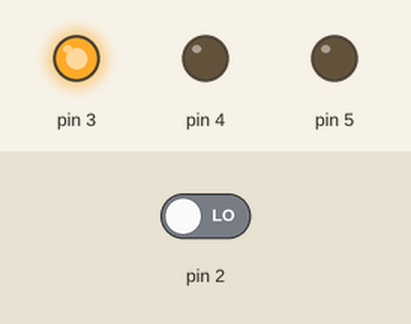
This sketch was run on a simulated Arduino Uno, built with avr-gcc and run on an emulated ATmega328P. Shown: output pins drawn as LEDs (lit = HIGH). Inputs (shaded band) come from the test bench; at power-on: pin 2 LOW. What the sketch prints to the serial monitor is not drawn.

Above: at 2.8 s.
2.9 s: pin 2 driven HIGH
At 4.8 s:
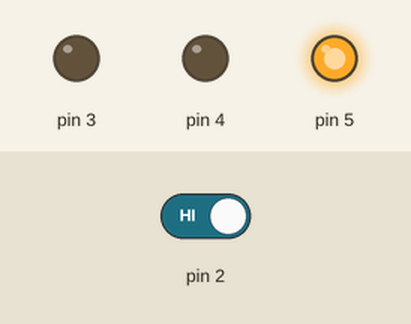
At 6.8 s:
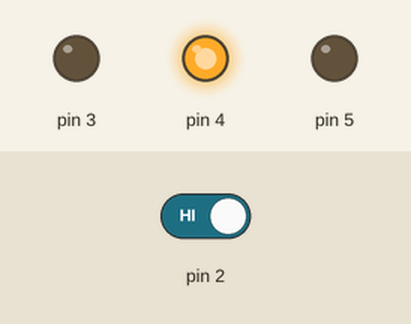
7.0 s: pin 2 driven LOW
At 8.1 s:
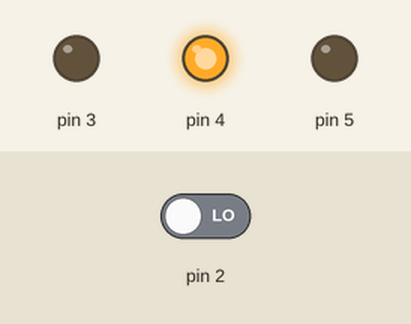
Timing chart, 0 to 10.0 s (numbered marks = the images above; inputs shaded):
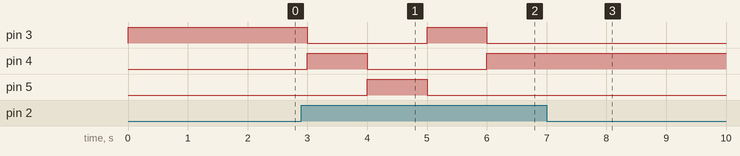

Measured:
- after the input at 2.9 s, pin 3: HIGH → LOW after 0.10 s, → HIGH 2.0 s later, → LOW 1.0 s later; pin 4: LOW → HIGH after 0.10 s, → LOW 1.0 s later, → HIGH 2.0 s later; pin 5: LOW → HIGH after 1.1 s, → LOW 1.0 s later
- after the input at 7.0 s, pin 3, pin 5: stops changing and stays LOW; pin 4: stops changing and stays HIGH

The sketch:

Arduino_ToggleSwitch.ino
```cpp
//notes: set the led in pin 3,4,5 and the button to pin 2
int pin3val = 1;
int pin4val = 0;
int pin5val = 0;
void setup()
{
  pinMode(3, OUTPUT);
  pinMode(4, OUTPUT);
  pinMode(5, OUTPUT);
  pinMode(2, INPUT);
  Serial.begin(9600);
  digitalWrite(3, pin3val);
  digitalWrite(4, pin4val);
  digitalWrite(5, pin5val);
}

void loop()
{
  if (digitalRead(2) == HIGH)
  {
    Serial.print("Click");
    if(pin3val == 1)
    {
      pin3val = 0;
      pin4val = 1;
      pin5val = 0;
    }
    else if(pin4val == 1)
    {
      pin3val = 0;
      pin4val = 0;
      pin5val = 1;
    }
    else if(pin5val == 1)
    {
      pin3val = 1;
      pin4val = 0;
      pin5val = 0;
    }
  }
  digitalWrite(3, pin3val);
  digitalWrite(4, pin4val);
  digitalWrite(5, pin5val);
  delay(1000); // Wait for 1000 millisecond(s)
}
```
